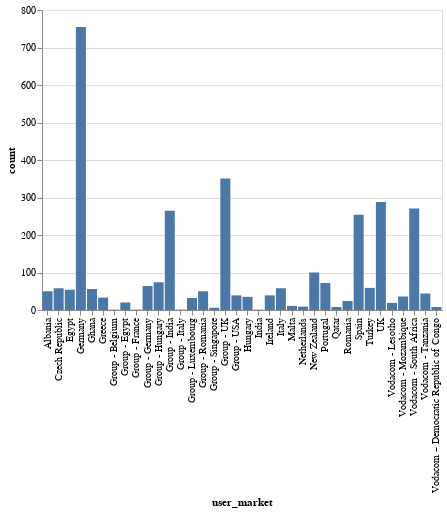

The code cell stored with this chart in its notebook:
### Markdown cell above
#### Transform and Visualise with Python Altair

### Code cell
alt.Chart(experiment_01).mark_bar().encode(
    x='user_market',
    y='count'
)

### Figure 1 — Vega-Lite specification as saved in the notebook (floating-point values rounded to 4 significant figures)
{"$schema": "https://vega.github.io/schema/vega-lite/v2.4.1.json", "config": {"view": {"height": 300, "width": 400}}, "data": {"values": [{"('user_market', 'count')": null, "count": 50, "user_market": "Albania"}, {"('user_market', 'count')": null, "count": 58, "user_market": "Czech Republic"}, {"('user_market', 'count')": null, "count": 54, "user_market": "Egypt"}, {"('user_market', 'count')": null, "count": 755, "user_market": "Germany"}, {"('user_market', 'count')": null, "count": 56, "user_market": "Ghana"}, {"('user_market', 'count')": null, "count": 33, "user_market": "Greece"}, {"('user_market', 'count')": null, "count": 1, "user_market": "Group - Belgium"}, {"('user_market', 'count')": null, "count": 20, "user_market": "Group - Egypt"}, {"('user_market', 'count')": null, "count": 1, "user_market": "Group - France"}, {"('user_market', 'count')": null, "count": 64, "user_market": "Group - Germany"}, {"('user_market', 'count')": null, "count": 74, "user_market": "Group - Hungary"}, {"('user_market', 'count')": null, "count": 265, "user_market": "Group - India"}, {"('user_market', 'count')": null, "count": 1, "user_market": "Group - Italy"}, {"('user_market', 'count')": null, "count": 32, "user_market": "Group - Luxembourg"}, {"('user_market', 'count')": null, "count": 50, "user_market": "Group - Romania"}, {"('user_market', 'count')": null, "count": 6, "user_market": "Group - Singapore"}, {"('user_market', 'count')": null, "count": 351, "user_market": "Group - UK"}, {"('user_market', 'count')": null, "count": 39, "user_market": "Group - USA"}, {"('user_market', 'count')": null, "count": 35, "user_market": "Hungary"}, {"('user_market', 'count')": null, "count": 1, "user_market": "India"}, {"('user_market', 'count')": null, "count": 39, "user_market": "Ireland"}, {"('user_market', 'count')": null, "count": 58, "user_market": "Italy"}, {"('user_market', 'count')": null, "count": 11, "user_market": "Malta"}, {"('user_market', 'count')": null, "count": 9, "user_market": "Netherlands"}, {"('user_market', 'count')": null, "count": 100, "user_market": "New Zealand"}, {"('user_market', 'count')": null, "count": 72, "user_market": "Portugal"}, {"('user_market', 'count')": null, "count": 8, "user_market": "Qatar"}, {"('user_market', 'count')": null, "count": 24, "user_market": "Romania"}, {"('user_market', 'count')": null, "count": 254, "user_market": "Spain"}, {"('user_market', 'count')": null, "count": 59, "user_market": "Turkey"}, {"('user_market', 'count')": null, "count": 288, "user_market": "UK"}, {"('user_market', 'count')": null, "count": 19, "user_market": "Vodacom - Lesotho"}, {"('user_market', 'count')": null, "count": 36, "user_market": "Vodacom - Mozambique"}, {"('user_market', 'count')": null, "count": 271, "user_market": "Vodacom - South Africa"}, {"('user_market', 'count')": null, "count": 44, "user_market": "Vodacom - Tanzania"}, {"('user_market', 'count')": null, "count": 8, "user_market": "Vodacom – Democratic Republic of Congo"}]}, "encoding": {"x": {"field": "user_market", "type": "nominal"}, "y": {"field": "count", "type": "quantitative"}}, "mark": "bar"}
